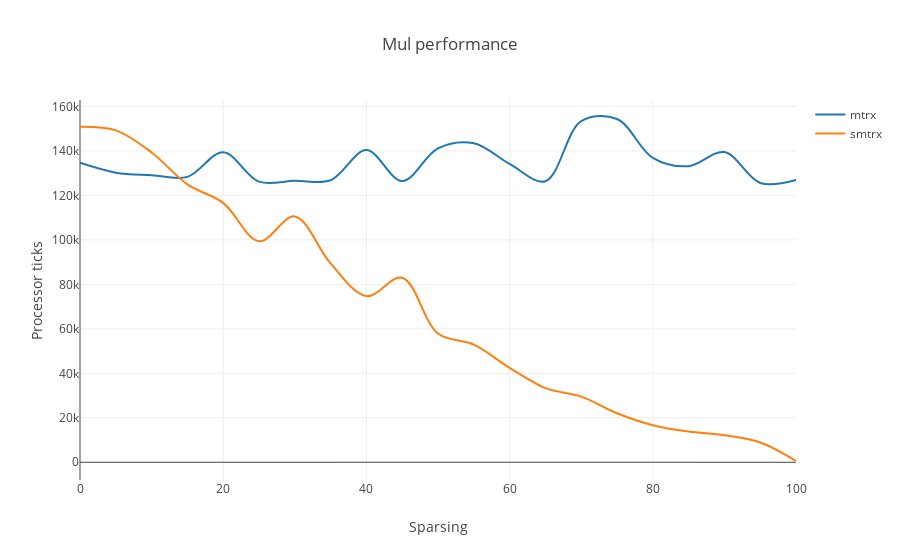

The code cell stored with this chart in its notebook:
### Code cell
from plotly.offline import download_plotlyjs, init_notebook_mode, plot, iplot
import plotly.graph_objs as go
import subprocess
import random
import math as m
import subprocess
import os
import numpy as np
from gen import gen

init_notebook_mode(connected=True)

mtrx = []
smtrx = []

for sparse in range(0, 100 + 1, 5):
    print("Sparse:", sparse)
    #print("Generating A")
    d1 = gen(None, 1, 400, sparse/100)
    #print("Generating B")
    d2 = gen(None, 400, 30, sparse/100)

    avg_count = 7
    avg_mtrx = []
    avg_smtrx = []
    i = 0
    while i < avg_count:
        output = subprocess.Popen("./main.exe", 
                                  stdout = subprocess.PIPE, 
                                  stdin = subprocess.PIPE, 
                                  stderr = subprocess.STDOUT, 
                                  shell=True).communicate(input=(d1 + d2).encode("utf-8"))[0]
        out = output.decode("utf-8").split("\n")
        data = out[-3:]
        if len(data) <= 1:
            continue
        elif "Err code:" in data[0]:
            print("Error(%s) sparse(%d)" % (data[1][len("Err code: "):], sparse))
        else:
            #for x in out:
            #    if "Sparse" in x:
            #        print(x)

            data[0] = data[0].replace("Ticks  MTRX: \x1b[1;31m", "")[:-len("\x1b[0m")]
            data[1] = data[1].replace("Ticks SMTRX: \x1b[1;32m", "")[:-len("\x1b[0m")]
            avg_mtrx.append(int(data[0]))
            avg_smtrx.append(int(data[1]))
            i += 1
    mtrx.append((sparse, np.median(avg_mtrx)))
    smtrx.append((sparse, np.median(avg_smtrx)))
    
data = [
    go.Scatter(
        x=list(n[0] for n in mtrx),
        y=list(n[1] for n in mtrx),
        mode='lines',
        name='mtrx',
        line=dict(
            shape='spline'
        ),
    ),
    go.Scatter(
        x=list(n[0] for n in smtrx),
        y=list(n[1] for n in smtrx),
        mode='lines',
        name='smtrx',
        line=dict(
            shape='spline'
        ),
    )
]

layout = dict(
    title = 'Mul performance',
    xaxis = dict(title = 'Sparsing'),
    yaxis = dict(title = 'Processor ticks'),
)

fig = go.Figure(data=data, layout=layout)
iplot(fig)

### Figure 1 — Plotly figure (JSON) as saved in the notebook; plotly's stock layout.template omitted (floating-point values rounded to 4 significant figures)
{"data": [{"line": {"shape": "spline"}, "mode": "lines", "name": "mtrx", "type": "scatter", "x": [0, 5, 10, 15, 20, 25, 30, 35, 40, 45, 50, 55, 60, 65, 70, 75, 80, 85, 90, 95, 100], "y": [134667, 130222, 129073, 128333, 139394, 126176, 126594, 126788, 140385, 126433, 141178, 143466, 134127, 126394, 153403, 154346, 136906, 133125, 139491, 125597, 126985]}, {"line": {"shape": "spline"}, "mode": "lines", "name": "smtrx", "type": "scatter", "x": [0, 5, 10, 15, 20, 25, 30, 35, 40, 45, 50, 55, 60, 65, 70, 75, 80, 85, 90, 95, 100], "y": [150903, 149246, 139312, 124958, 116628, 99357, 110536, 89430, 74721, 83000, 57870, 52891, 42494, 33340, 29546, 22055, 16682, 13791, 12159, 8897, 576]}], "layout": {"title": "Mul performance", "xaxis": {"title": "Sparsing"}, "yaxis": {"title": "Processor ticks"}}}
